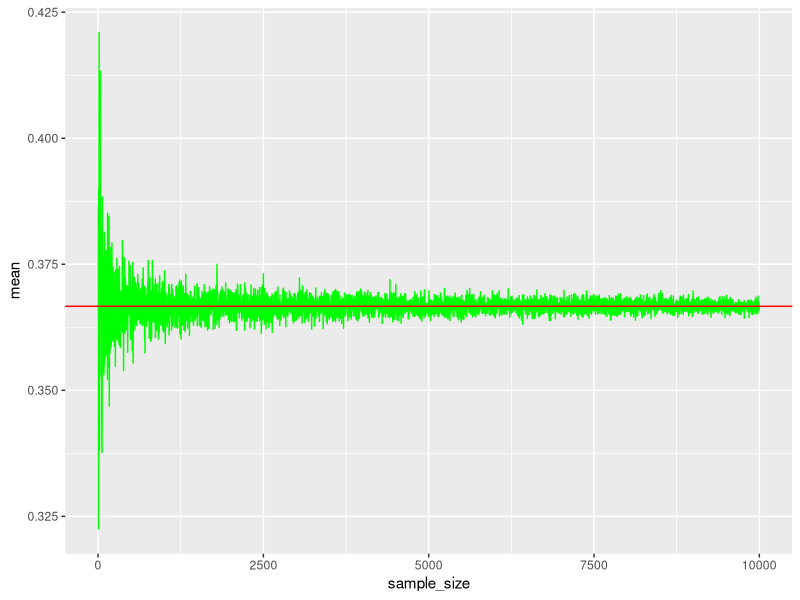
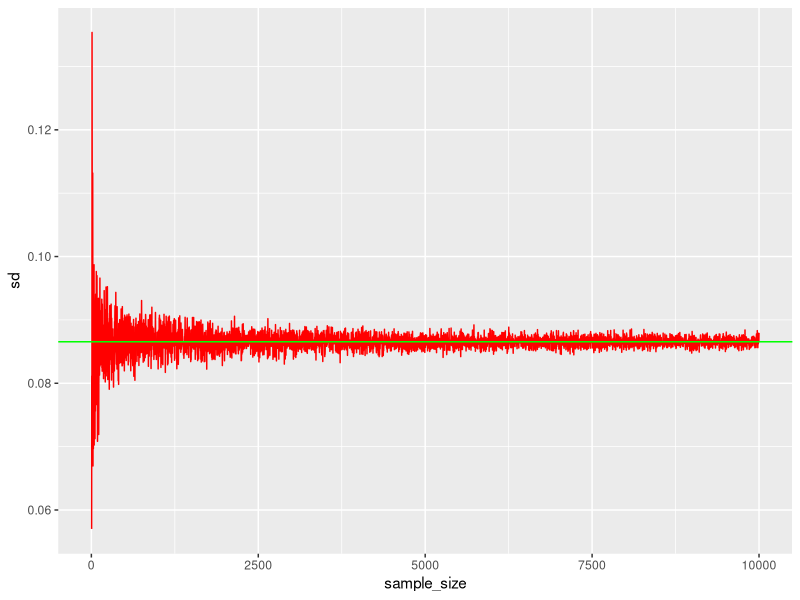
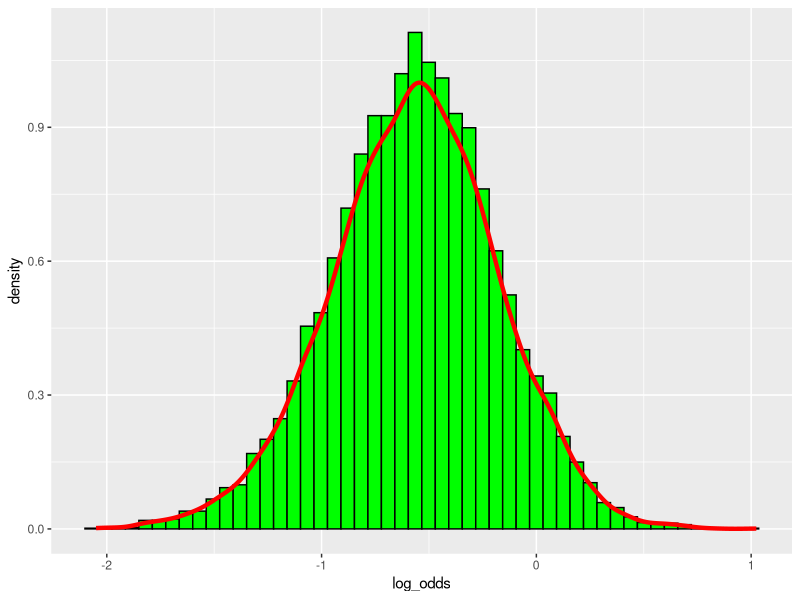
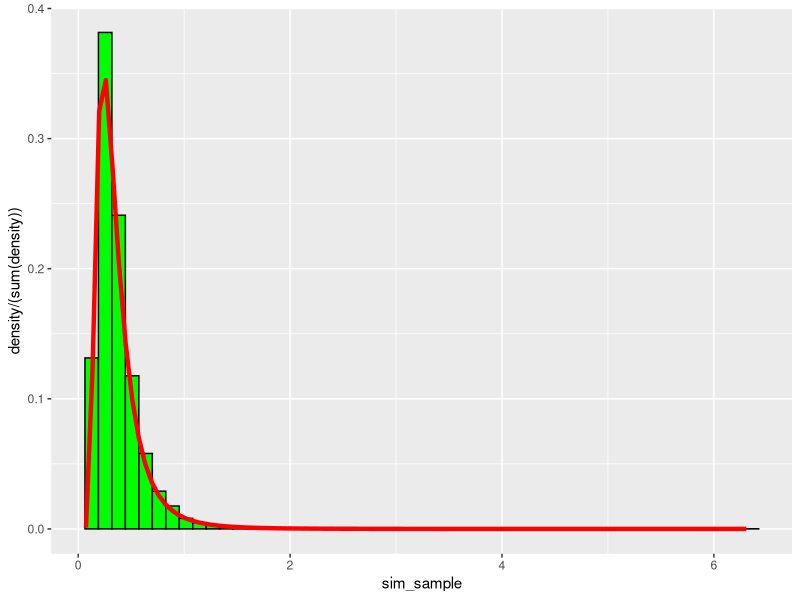
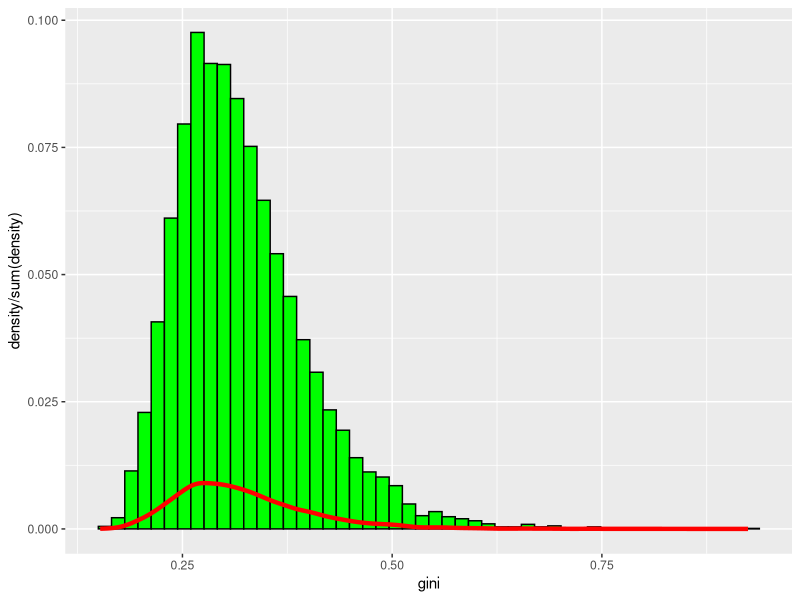
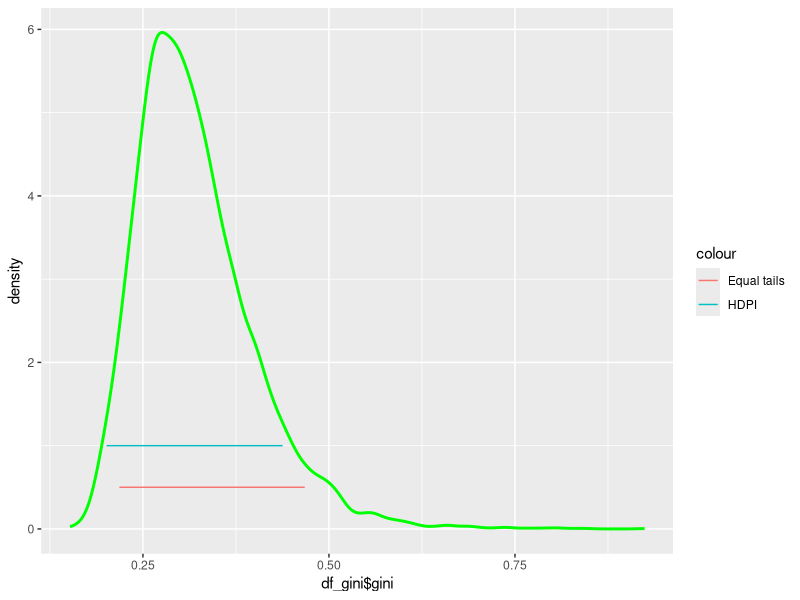
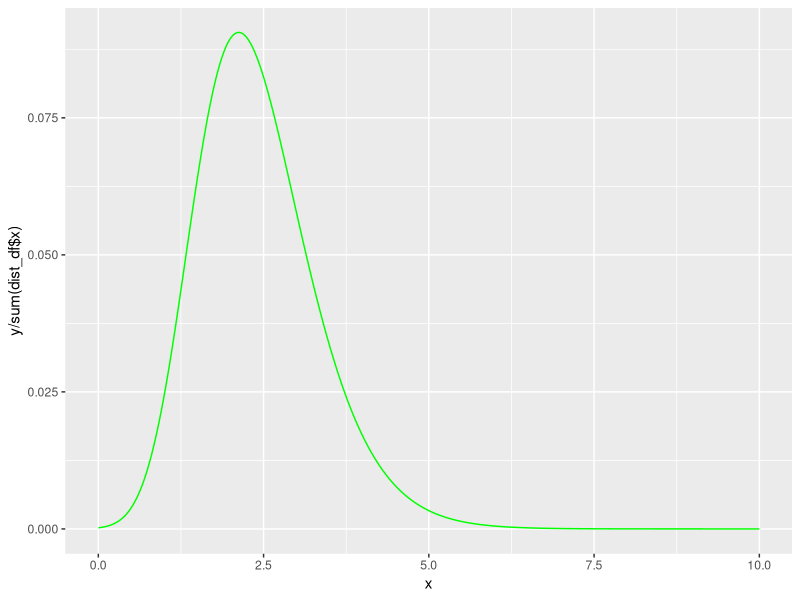

Generate these figures, in order, with R:
#########
### 1 ###
#########
library(ggplot2)
set.seed(12345)

############## a)
# Parameters given by the problem
s <- 8
n <- 24
f <- n - s
a_0 <- 3
b_0 <- a_0

# Derived values
a_pos <- a_0 + s
b_pos <- b_0 + f

# theoretical/ true values
t_mean <- a_pos/(a_pos + b_pos)
t_sd <- sqrt((a_pos * b_pos)/((a_pos + b_pos + 1) * (a_pos + b_pos)^2))

df <- data.frame("sample_size" = 1, "mean" = NA, "sd"  = NA)
draws <- seq(4, 10000, 2)
cnt <- 1

for(i in draws){
  rand_beta <- rbeta(i, a_pos, b_pos)
  df[cnt,] <- c(i, mean(rand_beta), sd(rand_beta))
  cnt <- cnt + 1
}


plot1 <- ggplot(df) +
  geom_line(mapping = aes(x = sample_size, y = mean), color = "green")+
  geom_hline(yintercept = t_mean, color = "red")

plot2 <- ggplot(df) +
  geom_line(mapping = aes(x = sample_size, y = sd), color = "red")+
  geom_hline(yintercept = t_sd, color = "green")

plot1
plot2

############ b)
# theoretical probability
set.seed(12345)
t_prob <- pbeta(0.4, a_pos, b_pos)

# Simulated probability
set.seed(12345)
sim_beta <- rbeta(10000, a_pos, b_pos)
sim_prob <- sum((sim_beta <= 0.4))/ length(sim_beta)

cat("The theoretical probability is: ", t_prob)
cat("\nThe calculated probability is: ", sim_prob)

######### c)

log_odds <- log(sim_beta/ (1-sim_beta))

log_df <- as.data.frame(log_odds)

plot3 <- ggplot(log_df)+
  geom_histogram(mapping = aes(x = log_odds, y = ..density..), bins = 50, fill = "green", color = "black")+
  geom_density(mapping = aes(x = log_odds, y = ..scaled..), color = "red", size = 1.5)

plot3

#########
### 2 ###
#########

################## a)
# Data provided
obs <- c(38, 20, 49, 58, 31, 70, 18, 56, 25, 78)
mu <- 3.8
n <- length(obs) - 1


# https://en.wikipedia.org/wiki/Inverse-chi-squared_distribution
# https://en.wikipedia.org/wiki/Scaled_inverse_chi-squared_distribution
# Information about the PDF and how to sample from the scaled inverse chi-square distribution
# X~scale-inv-chisq(nu, t^2) then X/(t^2 * nu) ~inv-chisq and the inv-chisq is just 1/X if X is chisq distributed

set.seed(12345)
rInvChisq <- function(draws, n, tau_sq){
  X <- rchisq(draws, n)
  sample <- (tau_sq * n)/X
  return(sample)
}

n_draw <- 10000
tau_sq <- sum((log(obs) - mu)^2)/n


sim_sample <- rInvChisq(n_draw, n, tau_sq)

# PDF of scaled inv chi-sq
# https://en.wikipedia.org/wiki/Scaled_inverse_chi-squared_distribution

scl_inv_chisq <- function(n, tau_sq, x){
  frac1 <- ((tau_sq * n/2)^(n/2))/(gamma(n/2))
  frac2 <- (exp((-n * tau_sq)/(2*x)))/(x^(1 + (n/2)))
  res <- frac1 * frac2/ n
  return(res)
}


# Plotting to compare
df_sim_sample <- as.data.frame(sim_sample)

plot_chi_sq <- ggplot(df_sim_sample)+
  geom_histogram(mapping = aes(x = sim_sample, y = ..density../(sum(..density..))), bins = 50, fill = "green", color = "black")+
  stat_function(mapping = aes(x = sim_sample), fun = scl_inv_chisq, args = list(n = n, tau_sq = tau_sq), color = "red", size = 1.5)

plot_chi_sq

################# b)
set.seed(12345)
gini <- (2 * pnorm(sqrt(sim_sample)/sqrt(2))) - 1
df_gini <- as.data.frame(gini)

plot_gini <- ggplot(df_gini)+
  geom_histogram(mapping = aes(x = gini, y = ..density../sum(..density..)), bins = 50, fill = "green", color = "black")+
  geom_density(mapping = aes(x = gini, y = ..density../sum(..density..)), color = "red", size = 1.5)

plot_gini

################# c)
# Equal tail interval
equal_tail <- c(quantile(gini, 0.05), quantile(gini, 0.95))

#HPDI
kernel_density <- density(gini)
densities_df <- data.frame(x = kernel_density$x, density = kernel_density$y)
densities_df <- densities_df[order(densities_df$density, decreasing = TRUE), ]
# Must get the densities mass through cumulative sum
densities_df$cum_mass <- cumsum(densities_df$density)
cutoff <- 0.9 * tail(densities_df$cum_mass, 1)
densities_df <- densities_df[which(densities_df$cum_mass <= cutoff), ]

HDPI <- c(min(densities_df$x), max(densities_df$x))

cat("The equal tail interval is: ", equal_tail, "\nThe HDPI interval is: ", HDPI)

plot_density <- ggplot()+
  geom_density(mapping = aes(x = df_gini$gini, y = ..density..), color = "green", size = 1)+
  geom_segment(aes(x = equal_tail[1], y = 0.5, xend = equal_tail[2], yend = 0.5, colour = "Equal tails"))+
  geom_segment(aes(x = HDPI[1], y = 1, xend = HDPI[2], yend = 1, colour = "HDPI"))

plot_density



#########
### 3 ###
#########

# data given
data <- c(-2.44, 2.14, 2.54, 1.83, 2.02, 2.33, -2.79, 2.23, 2.07, 2.02)
mu <- 2.39
lambda <- 1

# a)
posterior <- function(kappa, data){
  n <- length(data)
  fac1 <- (1/(besselI(kappa, 0)))^n
  fac2 <- exp(kappa * (sum(cos(data - mu)) - lambda))
  res <- fac1 * fac2
  return(res)
}

kappa_seq <- seq(0, 10, 0.01)

dist <- posterior(kappa_seq, data = data)
dist_df <- data.frame(x = kappa_seq ,y = dist)


plot_von_mises <- ggplot(dist_df)+
  geom_line(mapping = aes(x = x, y = y/sum(dist_df$x)), color = "green")

plot_von_mises

# b)
# mode is max value

mode <- dist_df[which.max(dist_df$y),]$x

cat("The approximate posterior mode of kappa is: ", mode)

